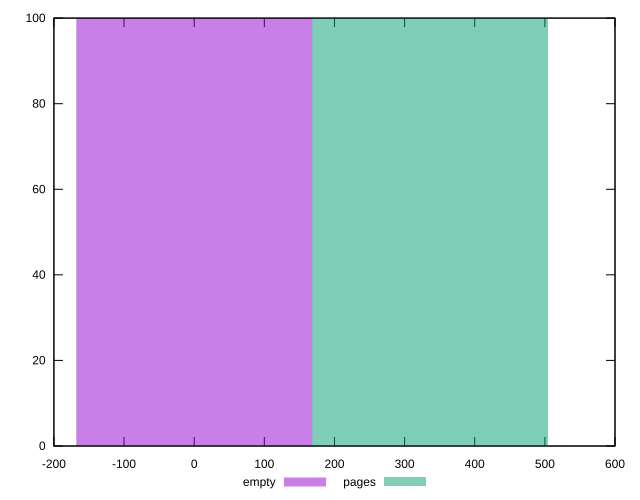

Reproduce this figure in gnuplot.
reset
set terminal svg size 640, 500 enhanced background rgb 'white'
set output "reprap/total-blocking-time/comparison/histogram/0_vs_1.svg"

$empty <<EOF
0 100
EOF

$pages <<EOF
336.1737255380161 100
EOF

set key outside below
set boxwidth 336.1737255380161
set yrange [0:100]
set style fill transparent solid 0.5 noborder

plot \
  $empty title "empty" with boxes, \
  $pages title "pages" with boxes, \


reset
